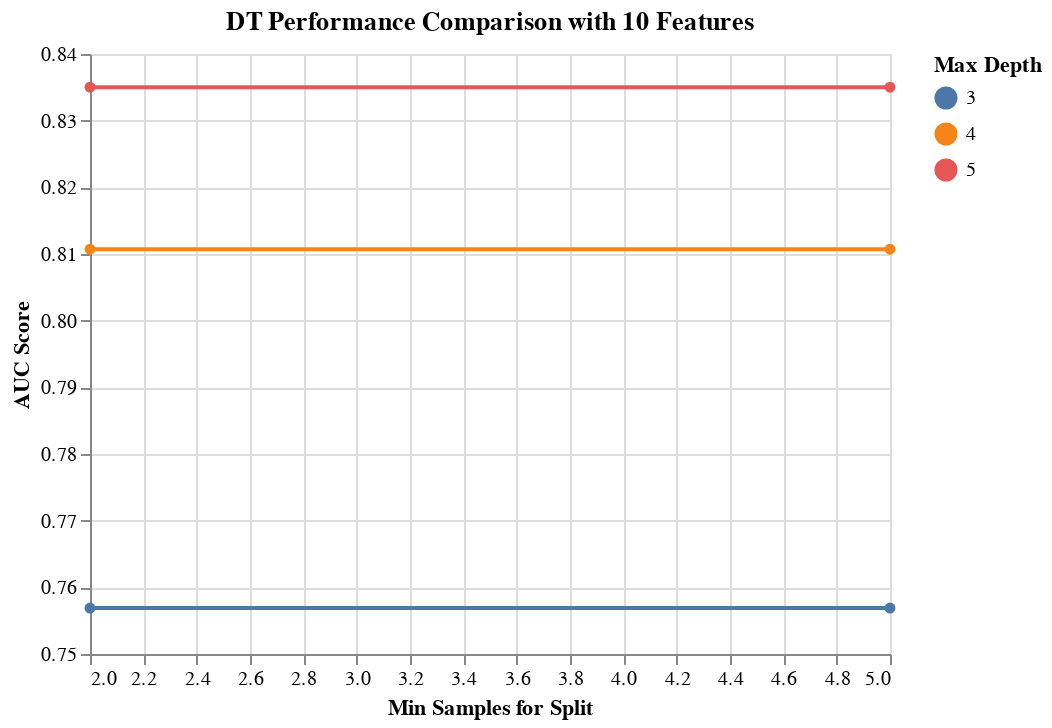

The cell this chart's notebook holds for it:
### Code cell
results_DT = get_search_results(gs_pipe_DT)

results_DT_10_features = results_DT[results_DT['rfi_fs__n_features_'] == 10.0]

alt.Chart(results_DT_10_features, 
          title='DT Performance Comparison with 10 Features'
         ).mark_line(point=True).encode(
    alt.X('dt__min_samples_split', title='Min Samples for Split'),
    alt.Y('mean_score', title='AUC Score', scale=alt.Scale(zero=False)),
    alt.Color('dt__max_depth:N', title='Max Depth')
)

### Figure 1 — Vega-Lite specification as saved in the notebook (floating-point values rounded to 4 significant figures)
{"config": {"view": {"continuousWidth": 400, "continuousHeight": 300}}, "data": {"name": "data-2eaeca24a1558f4a536b26453057c000"}, "mark": {"type": "line", "point": true}, "encoding": {"color": {"type": "nominal", "field": "dt__max_depth", "title": "Max Depth"}, "x": {"type": "quantitative", "field": "dt__min_samples_split", "title": "Min Samples for Split"}, "y": {"type": "quantitative", "field": "mean_score", "scale": {"zero": false}, "title": "AUC Score"}}, "title": "DT Performance Comparison with 10 Features", "$schema": "https://vega.github.io/schema/vega-lite/v4.8.1.json", "datasets": {"data-2eaeca24a1558f4a536b26453057c000": [{"mean_score": 0.835, "std_score": 0.01015, "max_score": 0.8507, "min_score": 0.8186, "dt__max_depth": 5.0, "dt__min_samples_split": 2.0, "rfi_fs__n_features_": 10.0}, {"mean_score": 0.835, "std_score": 0.01015, "max_score": 0.8507, "min_score": 0.8186, "dt__max_depth": 5.0, "dt__min_samples_split": 5.0, "rfi_fs__n_features_": 10.0}, {"mean_score": 0.8107, "std_score": 0.01683, "max_score": 0.8326, "min_score": 0.784, "dt__max_depth": 4.0, "dt__min_samples_split": 5.0, "rfi_fs__n_features_": 10.0}, {"mean_score": 0.8107, "std_score": 0.01683, "max_score": 0.8326, "min_score": 0.784, "dt__max_depth": 4.0, "dt__min_samples_split": 2.0, "rfi_fs__n_features_": 10.0}, {"mean_score": 0.7569, "std_score": 0.01566, "max_score": 0.7743, "min_score": 0.7375, "dt__max_depth": 3.0, "dt__min_samples_split": 5.0, "rfi_fs__n_features_": 10.0}, {"mean_score": 0.7569, "std_score": 0.01566, "max_score": 0.7743, "min_score": 0.7375, "dt__max_depth": 3.0, "dt__min_samples_split": 2.0, "rfi_fs__n_features_": 10.0}]}}
